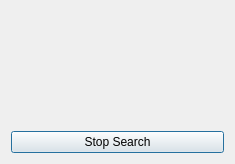
<ui version="4.0" >
 <class>findpolynomial</class>
 <widget class="QDialog" name="findpolynomial" >
  <property name="geometry" >
   <rect>
    <x>0</x>
    <y>0</y>
    <width>235</width>
    <height>164</height>
   </rect>
  </property>
  <property name="windowTitle" >
   <string>Find Polynomial</string>
  </property>
  <layout class="QVBoxLayout" >
   <item>
    <widget class="QLabel" name="label" >
     <property name="text" >
      <string/>
     </property>
    </widget>
   </item>
   <item>
    <widget class="QPushButton" name="pushButton" >
     <property name="text" >
      <string>Stop Search</string>
     </property>
    </widget>
   </item>
  </layout>
 </widget>
 <resources/>
 <connections/>
</ui>
